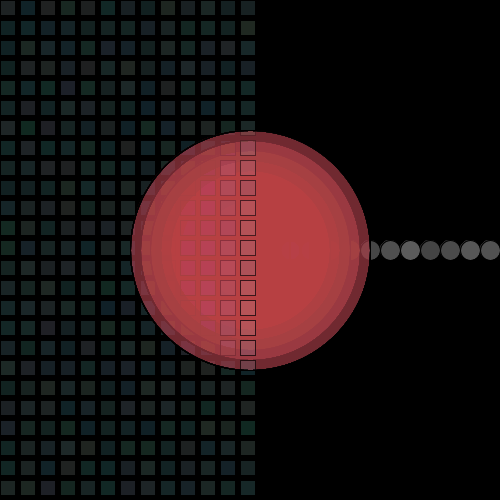
Frame 1 (no input)
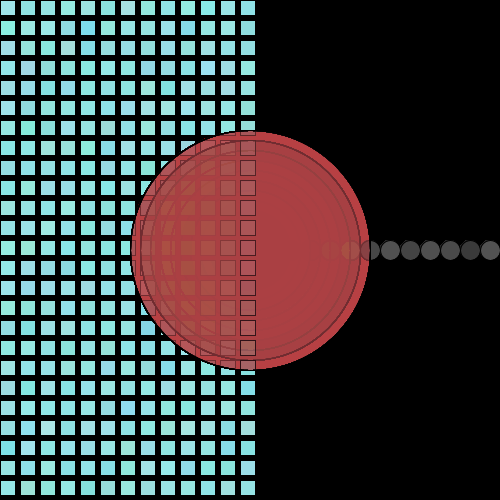
Frame 60 (the mouse pressed at the canvas centre just before this capture)
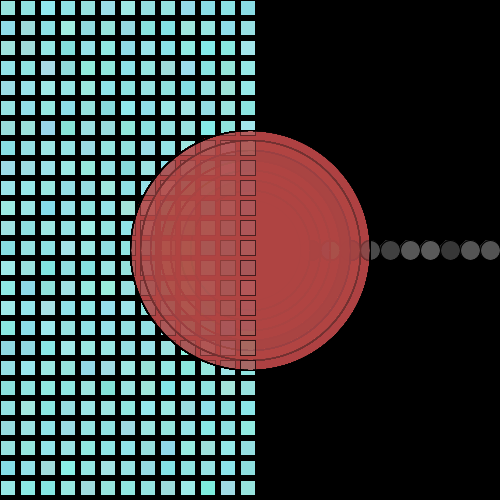
Frame 120 (the mouse held since frame 60 and released just before this capture)

The Processing sketch that drew these frames (run headless with seeded random() and noise(); from frame 60 on, the mouse is pressed at the canvas centre):

// Processing sketch: processing_87735
// ── processing_87735.pde



void setup() {
  size(500, 500);
  smooth();
  background(0);
}


void draw() {
  for (float x=0; x>=0 && x<=width/2; x+=20) {
    for(float y=0;  y>=0 && y<=height; y+=20) {
      fill(random(45, 100), 150);
      ellipse(width/2+x, height/2, 20, 20);
      fill(random(100, 250), random(45, 100), random(45, 100), 10);
      ellipse(width/2, height/2, x, x);
      fill(random(100, 200), random(200, 255), random(200, 255), 40);
      rect(x, y, 15, 15);
    }
  }
}
